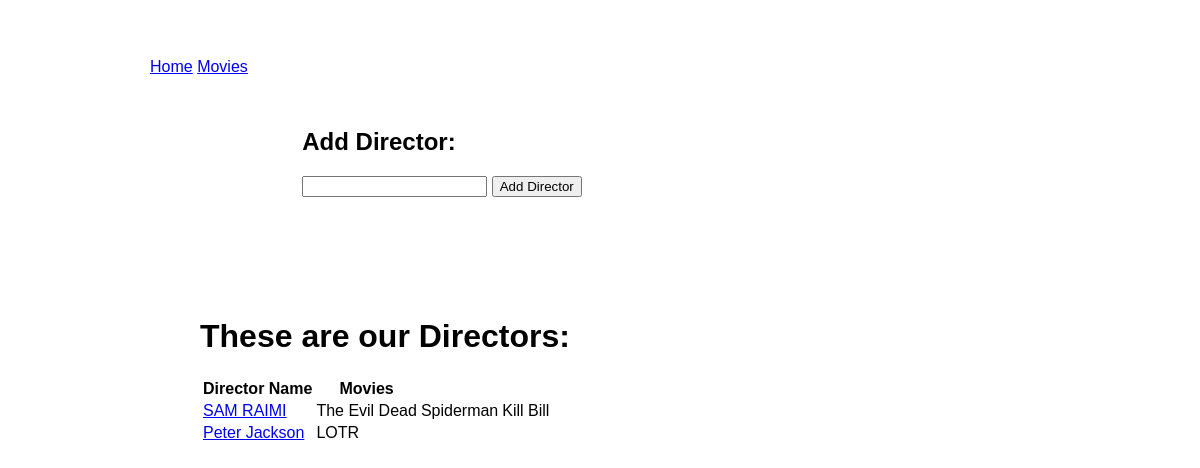
The app's page /directors, older data.
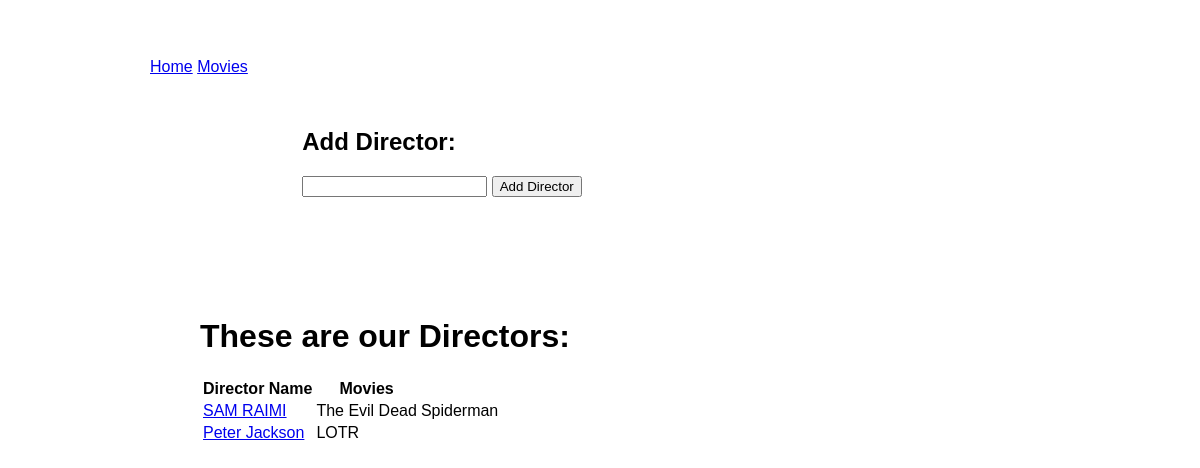
The same page, newer data.
### movie_app/models.py (models this page shows)
class Director(models.Model):
    name = models.CharField(max_length=255)
    created_at = models.DateTimeField(auto_now=True)
    updated_at = models.DateTimeField(auto_now_add=True)

class Movie(models.Model):
    title = models.CharField(max_length=100)
    description = models.CharField(max_length=255)
    director = models.ForeignKey(Director, related_name="movies", on_delete=models.CASCADE)
    created_at = models.DateTimeField(auto_now=True)
    updated_at = models.DateTimeField(auto_now_add=True)

### movie_app/views.py (the view)
# urls.py: path('directors', views.directors),
def directors(request):
    context = {
        'all_directors': Director.objects.all()
    }
    return render(request, 'directors.html', context)

### movie_app/templates/directors.html (shortened to what this page needs)
<!DOCTYPE html>
<html lang="en">
<head>
    {% load static %}
    <link rel="stylesheet" href="{% static 'style.css' %}">
    <link rel="stylesheet" href="{% static 'content.css' %}">
</head>
<body>
    <div id="wrapper">
        <a href="/">Home</a>
        <a href="/movies">Movies</a>
        <div class="main_content">
            <h2>Add Director:</h2>
            <form action="/add_director" method='POST'>
                <input type="text" name="name">
                <input type="submit" value="Add Director">
            </form>
        </div>
        <div class="main_content">
            <h1>These are our Directors:</h1>
            <table>
                <tr>
                    <th>Director Name</th>
                    <th>Movies</th>
                </tr>
                {% for director in all_directors %}
                <tr>
                    <td><a href="/director/{{director.id}}">{{director.name}}</a></td>
                    {% for movie in director.movies.all %}
                    <td>{{movie.title}}</td>
                    {% endfor %}
                </tr>
                {% endfor %}
            </table>
        </div>
    </div>
</body>
</html>

Row changes from the older to the newer data that the page shows:
removed Movie: title "Kill Bill", shown under Director "SAM RAIMI"
